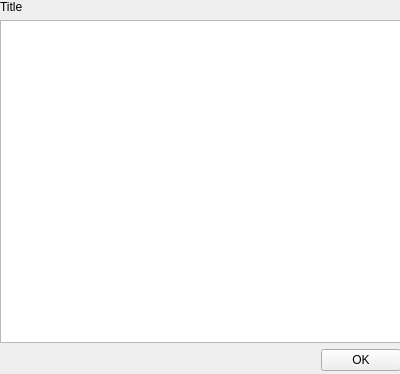
<?xml version="1.0" encoding="UTF-8"?>
<ui version="4.0">
 <class>Form</class>
 <widget class="QWidget" name="Form">
  <property name="geometry">
   <rect>
    <x>0</x>
    <y>0</y>
    <width>400</width>
    <height>374</height>
   </rect>
  </property>
  <property name="sizePolicy">
   <sizepolicy hsizetype="Minimum" vsizetype="Minimum">
    <horstretch>0</horstretch>
    <verstretch>0</verstretch>
   </sizepolicy>
  </property>
  <property name="windowTitle">
   <string>Form</string>
  </property>
  <widget class="QWidget" name="verticalLayoutWidget">
   <property name="geometry">
    <rect>
     <x>0</x>
     <y>0</y>
     <width>401</width>
     <height>371</height>
    </rect>
   </property>
   <layout class="QVBoxLayout" name="verticalLayout">
    <item>
     <widget class="QLabel" name="lbl_title">
      <property name="text">
       <string>Title</string>
      </property>
     </widget>
    </item>
    <item>
     <widget class="QListWidget" name="wdg_items"/>
    </item>
    <item alignment="Qt::AlignRight">
     <widget class="QPushButton" name="btn_accept">
      <property name="sizePolicy">
       <sizepolicy hsizetype="Minimum" vsizetype="Fixed">
        <horstretch>0</horstretch>
        <verstretch>0</verstretch>
       </sizepolicy>
      </property>
      <property name="layoutDirection">
       <enum>Qt::LeftToRight</enum>
      </property>
      <property name="text">
       <string>OK</string>
      </property>
     </widget>
    </item>
   </layout>
  </widget>
 </widget>
 <resources/>
 <connections/>
</ui>
